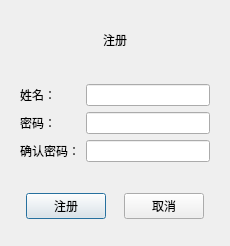
<?xml version="1.0" encoding="UTF-8"?>
<ui version="4.0">
 <class>Register_Teacher</class>
 <widget class="QDialog" name="Register_Teacher">
  <property name="geometry">
   <rect>
    <x>0</x>
    <y>0</y>
    <width>230</width>
    <height>246</height>
   </rect>
  </property>
  <property name="windowTitle">
   <string>Dialog</string>
  </property>
  <layout class="QVBoxLayout" name="verticalLayout">
   <item>
    <widget class="QWidget" name="widget" native="true">
     <layout class="QVBoxLayout" name="verticalLayout_2">
      <item>
       <widget class="QLabel" name="label">
        <property name="text">
         <string>注册</string>
        </property>
        <property name="alignment">
         <set>Qt::AlignCenter</set>
        </property>
       </widget>
      </item>
     </layout>
    </widget>
   </item>
   <item>
    <widget class="QWidget" name="widget_2" native="true">
     <layout class="QGridLayout" name="gridLayout">
      <item row="0" column="0">
       <widget class="QLabel" name="label_2">
        <property name="text">
         <string>姓名：</string>
        </property>
       </widget>
      </item>
      <item row="0" column="1">
       <widget class="QLineEdit" name="usernameLine"/>
      </item>
      <item row="1" column="0">
       <widget class="QLabel" name="label_3">
        <property name="text">
         <string>密码：</string>
        </property>
       </widget>
      </item>
      <item row="1" column="1">
       <widget class="QLineEdit" name="passwordLine"/>
      </item>
      <item row="3" column="1">
       <widget class="QLineEdit" name="repeatLine"/>
      </item>
      <item row="3" column="0">
       <widget class="QLabel" name="label_4">
        <property name="text">
         <string>确认密码：</string>
        </property>
       </widget>
      </item>
     </layout>
    </widget>
   </item>
   <item>
    <widget class="QWidget" name="widget_3" native="true">
     <layout class="QHBoxLayout" name="horizontalLayout">
      <item>
       <spacer name="horizontalSpacer">
        <property name="orientation">
         <enum>Qt::Horizontal</enum>
        </property>
        <property name="sizeHint" stdset="0">
         <size>
          <width>40</width>
          <height>20</height>
         </size>
        </property>
       </spacer>
      </item>
      <item>
       <widget class="QPushButton" name="registerBtn">
        <property name="text">
         <string>注册</string>
        </property>
       </widget>
      </item>
      <item>
       <spacer name="horizontalSpacer_3">
        <property name="orientation">
         <enum>Qt::Horizontal</enum>
        </property>
        <property name="sizeHint" stdset="0">
         <size>
          <width>40</width>
          <height>20</height>
         </size>
        </property>
       </spacer>
      </item>
      <item>
       <spacer name="horizontalSpacer_4">
        <property name="orientation">
         <enum>Qt::Horizontal</enum>
        </property>
        <property name="sizeHint" stdset="0">
         <size>
          <width>40</width>
          <height>20</height>
         </size>
        </property>
       </spacer>
      </item>
      <item>
       <widget class="QPushButton" name="closeBtn">
        <property name="text">
         <string>取消</string>
        </property>
       </widget>
      </item>
      <item>
       <spacer name="horizontalSpacer_2">
        <property name="orientation">
         <enum>Qt::Horizontal</enum>
        </property>
        <property name="sizeHint" stdset="0">
         <size>
          <width>40</width>
          <height>20</height>
         </size>
        </property>
       </spacer>
      </item>
     </layout>
    </widget>
   </item>
  </layout>
 </widget>
 <resources/>
 <connections/>
</ui>
